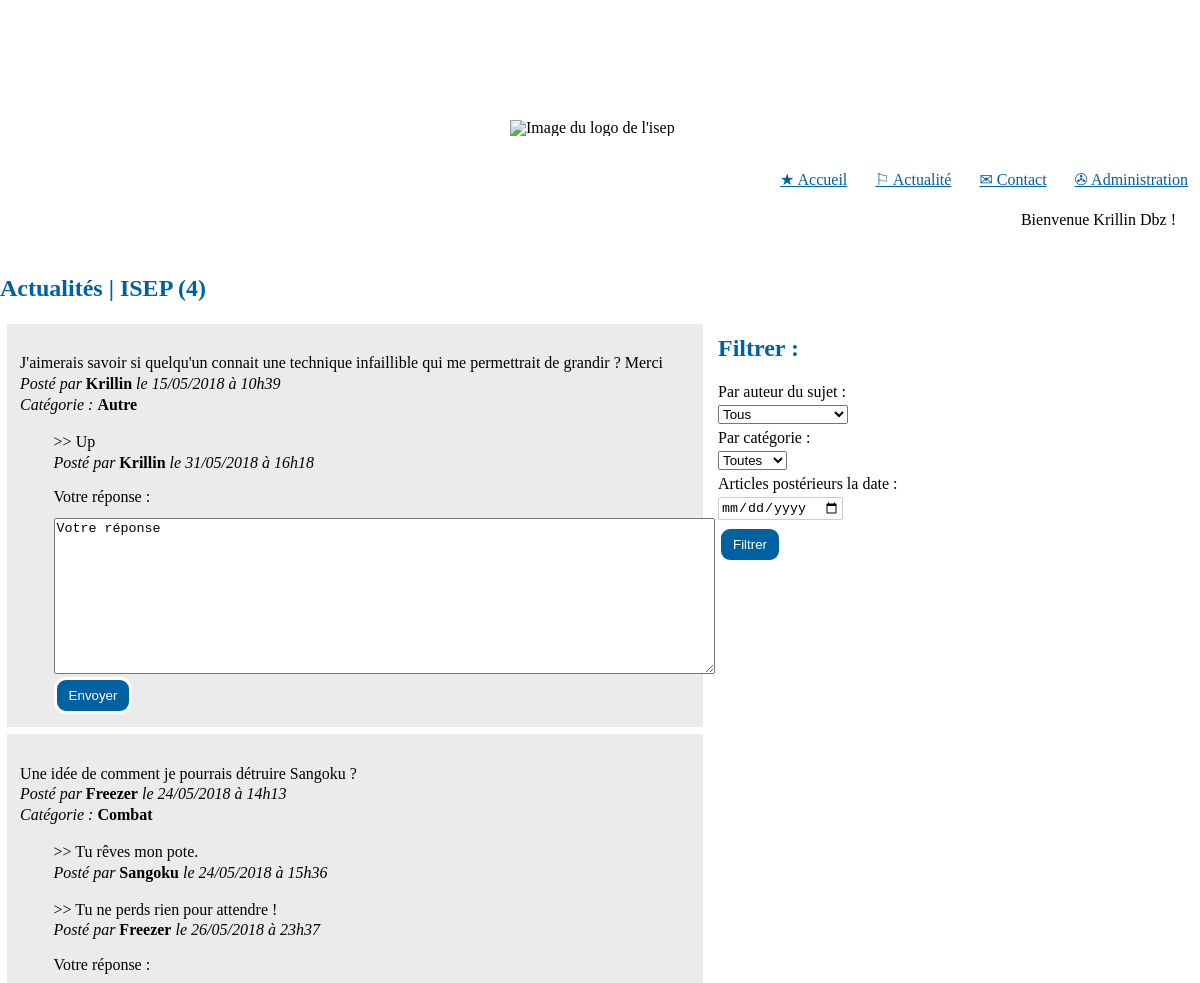
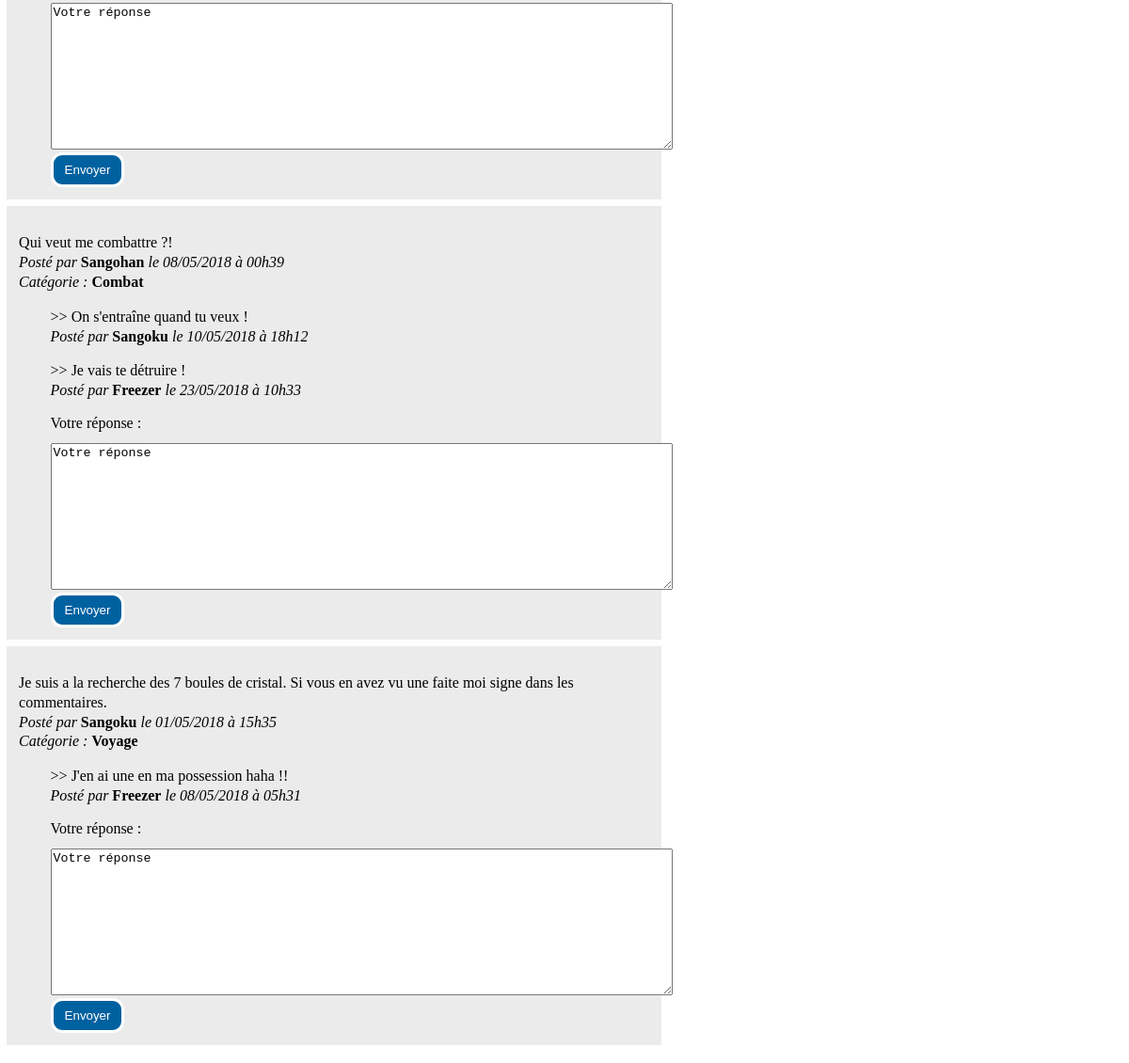
The page /php/index.php?cible=mainController&function=bouttonActualite (signed in) on the database its author committed (2 pictures, top to bottom).
### tables this page shows
CREATE TABLE IF NOT EXISTS `subjects` (
  `id` int(11) NOT NULL AUTO_INCREMENT,
  `content` text NOT NULL,
  `category` varchar(100) NOT NULL DEFAULT 'Autre',
  `dateTime` datetime NOT NULL DEFAULT CURRENT_TIMESTAMP,
  `user_id` int(11) NOT NULL,
  PRIMARY KEY (`id`)
);

CREATE TABLE IF NOT EXISTS `users` (
  `id` int(11) NOT NULL AUTO_INCREMENT,
  `name` varchar(100) NOT NULL,
  `last_name` varchar(100) NOT NULL,
  `mail` varchar(100) NOT NULL,
  `pass` varchar(100) NOT NULL,
  PRIMARY KEY (`id`)
);

CREATE TABLE IF NOT EXISTS `responses` (
  `id` int(11) NOT NULL AUTO_INCREMENT,
  `content` text NOT NULL,
  `dateTime` datetime NOT NULL DEFAULT CURRENT_TIMESTAMP,
  `subject_id` int(11) NOT NULL,
  `user_id` int(11) NOT NULL,
  PRIMARY KEY (`id`)
);

### php/models/requetes.php (called while the page is built, shortened)
<?php
function get_subjects(PDO $bdd, int $n, string $filtre): array {
    $statement = $bdd->prepare('SELECT subjects.id AS subject_id, subjects.dateTime AS subjectDateTime,MAX(responses.dateTime) AS lastResponseDateTime, subjects.category, subjects.content AS subjectContent,users.name AS subjectUserName
                                         FROM ((subjects
                                         INNER JOIN users ON subjects.user_id = users.id )
                                         /*Pour aussi récupérer les sujets qui n ont pas encore de réponses on utilise LEFT JOIN*/
                                         LEFT JOIN responses ON responses.subject_id = subjects.id)
                                         WHERE '.$filtre.'
                                         GROUP BY subjects.id
                                         ORDER  BY lastResponseDateTime DESC
                                         LIMIT '.$n);
    $statement->execute();
    $return = $statement->fetchAll();
    return $return;
}
function get_responses(PDO $bdd): array {
    $statement = $bdd->prepare('SELECT responses.dateTime AS responseDateTime,users.name AS responseUserName,responses.content AS responseContent, subjects.id AS subject_id
                                         FROM ((responses
                                         INNER JOIN users ON responses.user_id = users.id)
                                         INNER JOIN subjects ON responses.subject_id = subjects.id)
                                         ORDER BY responses.dateTime ASC
                                         ');
    $statement->execute();
    return $statement->fetchAll();
}

### php/controllers/mainController.php (called while the page is built, shortened)
<?php
if (!isset($_GET['function']) || empty($_GET['function'])) {
    $function = "default";
} else {
    $function = $_GET['function'];
}
switch ($function) {
    case 'bouttonActualite':
        $vue = 'sujet';
        break;
}
require "views/header.php";
include('views/' . $vue . '.php');

### php/views/fonctions.php (the view, shortened to what this page needs)
<?php
function dateFr($dateUS){
    $dateFR = strftime('%d-%m-%Y',strtotime($dateUS));
    $dateFRslash=str_replace (  '-' , '/' ,$dateFR);
    return $dateFRslash;
}
function heureFr(string $heureUS){
    $heureFr = explode(' ',$heureUS);
    $heureFr1 = substr_replace($heureFr[1], '', -3, 3);
    $heureFr2 =str_replace (  ':' , 'h' ,$heureFr1);
    return $heureFr2;
}
function recupereSubjects($bdd,$n,$where){
    $subjects = get_subjects($bdd,$n,$where);
    foreach ($subjects as $key=>$elm){
        $subjects[$key]['subjectDate'] = dateFr($subjects[$key]['subjectDateTime']);
        $subjects[$key]['subjectTime'] = heureFr($subjects[$key]['subjectDateTime']);
    }
    return $subjects;
}
function recupereResponses($bdd){
    $responses = get_responses($bdd);
    foreach ($responses as $key=>$elm){
        $responses[$key]['responseDate'] = dateFr($responses[$key]['responseDateTime']);
        $responses[$key]['responseTime'] = heureFr($responses[$key]['responseDateTime']);
    }
    return $responses;
}
function displaySubjectsAndResponse($bdd,$n,$Filter){
    $subjects = recupereSubjects($bdd, $n,$Filter);
    $responses = recupereResponses($bdd);
    foreach ($subjects as $key => $elm) {
                echo(
                    "<div class='subjectWrapper'><p>"
                        . $subjects[$key]['subjectContent'] . " <br>
                            <em>Posté par</em> <strong>" . $subjects[$key]['subjectUserName'] . "</strong> <em>le " . $subjects[$key]['subjectDate'] . " à " . $subjects[$key]['subjectTime'] . "  </em> <br>
                            <em>Catégorie : </em> <strong>" . $subjects[$key]['category'] . "</strong>
                    </p>"
                    );
                foreach ($responses as $keyR => $elmR) {
                    if ($subjects[$key]['subject_id']===$responses[$keyR]['subject_id']) {
                        echo(
                            "<p class='marginleft'>
                                   >> " .$responses[$keyR]['responseContent']. " <br>
                                   <em>Posté par</em> <strong>" . $responses[$keyR]['responseUserName'] . "</strong> <em>le " . $responses[$keyR]['responseDate'] . " à " . $responses[$keyR]['responseTime'] . " </em>
                               </p>"
                        );
                    }
                }
                $get = $subjects[$key]['subject_id'];
                echo("
                     <form class='marginleft' action=\"index.php?cible=mainController&function=postResponse&subject_id=$get\" method=\"post\">
                         <label> <span> Votre réponse : </span>
                             <br>
                             <textarea cols=\"80\" rows=\"10\" name=\"content\">Votre réponse</textarea>
                         </label>
                         <br>
                         <button type=\"submit\">Envoyer</button>
                         <br>
                     </form>
                    </div>"
                );
    }
}

### css/style.css (style rules this page uses)
html { --orange-isep: rgb(245,161,1); --blue-isep: rgb(0,97,160); --grey-isep: rgb(226,226,226); }
body { width: 1200px; font-family: serif; margin: 70px auto 1%; }
em { font-style: italic; }
strong { font-weight: bold; }
label { margin-bottom: 2%; }
p { line-height: 130%; display: block; margin-top: 1em; margin-bottom: 1em; text-align: start; }
button { padding: 8px 12px 8px 12px; background-color: var(--blue-isep); color: white; border: solid; border-radius: 12px; }
textarea { margin-top: 2%; }

### css/formControl.css (style rules this page uses)
body { padding-top: 50px; }

### css/sujet.css (style rules this page uses)
.marginleft { margin-left: 5%; }
.subjectWrapper { background-color: #EBEBEB; padding: 2%; margin: 1%; width: 670px; }

### rows shown on the page
subjects: content "J'aimerais savoir si quelqu'un connait une technique infaillible qui me permettrait de grandir ? Merci", user.name "Krillin", subjectDate "15/05/2018", subjectTime "10h39", category "Autre"
responses: content "Up", user.name "Krillin", responseDate "31/05/2018", responseTime "16h18"
subjects: content "Une idée de comment je pourrais détruire Sangoku ?", user.name "Freezer", subjectDate "24/05/2018", subjectTime "14h13", category "Combat"
responses: content "Tu rêves mon pote.", user.name "Sangoku", responseDate "24/05/2018", responseTime "15h36"
responses: content "Tu ne perds rien pour attendre !", user.name "Freezer", responseDate "26/05/2018", responseTime "23h37"
subjects: content "Qui veut me combattre ?!", user.name "Sangohan", subjectDate "08/05/2018", subjectTime "00h39", category "Combat"
responses: content "On s'entraîne quand tu veux !", user.name "Sangoku", responseDate "10/05/2018", responseTime "18h12"
responses: content "Je vais te détruire !", user.name "Freezer", responseDate "23/05/2018", responseTime "10h33"
subjects: content "Je suis a la recherche des 7 boules de cristal. Si vous en avez vu une faite moi signe dans les commentaires.", user.name "Sangoku", subjectDate "01/05/2018", subjectTime "15h35", category "Voyage"
responses: content "J'en ai une en ma possession haha !!", user.name "Freezer", responseDate "08/05/2018", responseTime "05h31"

### other values the page prints
displayBienvenue('Bienvenue') "Bienvenue Krillin Dbz !"
count(recupereSubjects($bdd, 100,$where)) "4"
